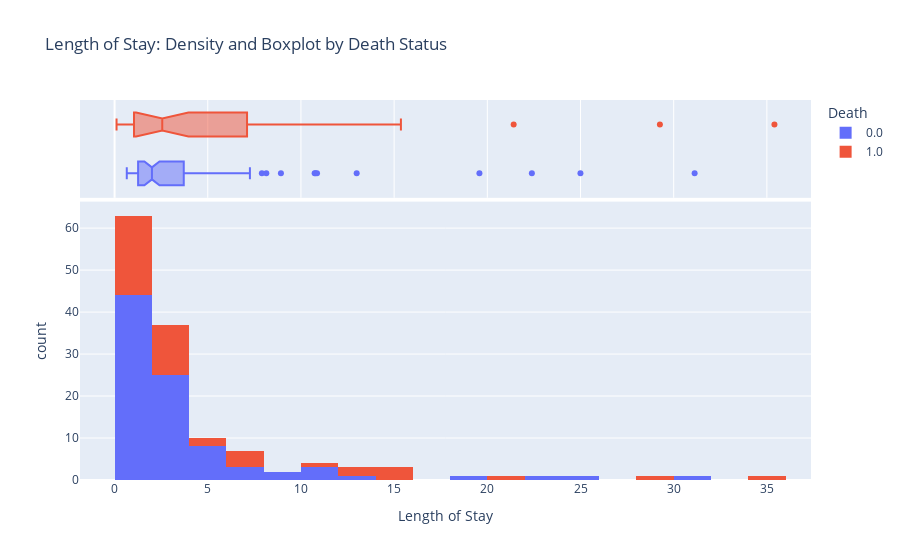

Notebook code cell kept with this figure:
### Code cell
#Change 'Length of Stay' to Other all other continuous variables
contvar = "Length of Stay"

fig_cont = px.histogram(df, x=contvar, color="Death", marginal="box",
                       title= str(contvar) + str(': Density and Boxplot by Death Status'))
fig_cont.show()
#consider doing t-test?

### Figure 1 — Plotly figure (JSON) as saved in the notebook; plotly's stock layout.template omitted (floating-point values rounded to 4 significant figures)
{"data": [{"alignmentgroup": "True", "bingroup": "x", "hovertemplate": "Death=0.0<br>Length of Stay=%{x}<br>count=%{y}<extra></extra>", "legendgroup": "0.0", "marker": {"color": "#636efa"}, "name": "0.0", "offsetgroup": "0.0", "orientation": "v", "showlegend": true, "type": "histogram", "x": [1.633, 2.144, 2.406, 7.262, 2.262, 3.712, 1.069, 1.375, 3.386, 2.131, 8.142, 2.014, 4.618, 2.883, 1.049, 1.781, 25.0, 2.256, 0.6549, 4.576, 3.688, 1.623, 2.009, 1.141, 4.101, 0.6628, 1.923, 4.733, 1.786, 7.902, 1.892, 2.826, 22.39, 1.644, 0.7973, 2.455, 3.752, 0.8592, 1.262, 1.73, 1.147, 1.152, 19.58, 2.0, 8.925, 2.487, 3.546, 0.7146, 10.73, 1.401, 12.99, 2.58, 2.941, 10.78, 10.86, 2.083, 4.926, 1.335, 0.7599, 2.973, 2.736, 0.7569, 1.313, 1.018, 1.946, 1.64, 1.261, 5.426, 1.136, 0.7974, 1.032, 0.9911, 1.912, 0.9538, 1.74, 1.008, 4.247, 0.7437, 7.108, 2.403, 0.9775, 1.925, 1.276, 1.315, 1.929, 2.103, 3.617, 31.12, 1.328, 4.619], "xaxis": "x", "yaxis": "y"}, {"alignmentgroup": "True", "hovertemplate": "Death=0.0<br>Length of Stay=%{x}<extra></extra>", "legendgroup": "0.0", "marker": {"color": "#636efa"}, "name": "0.0", "notched": true, "offsetgroup": "0.0", "showlegend": false, "type": "box", "x": [1.633, 2.144, 2.406, 7.262, 2.262, 3.712, 1.069, 1.375, 3.386, 2.131, 8.142, 2.014, 4.618, 2.883, 1.049, 1.781, 25.0, 2.256, 0.6549, 4.576, 3.688, 1.623, 2.009, 1.141, 4.101, 0.6628, 1.923, 4.733, 1.786, 7.902, 1.892, 2.826, 22.39, 1.644, 0.7973, 2.455, 3.752, 0.8592, 1.262, 1.73, 1.147, 1.152, 19.58, 2.0, 8.925, 2.487, 3.546, 0.7146, 10.73, 1.401, 12.99, 2.58, 2.941, 10.78, 10.86, 2.083, 4.926, 1.335, 0.7599, 2.973, 2.736, 0.7569, 1.313, 1.018, 1.946, 1.64, 1.261, 5.426, 1.136, 0.7974, 1.032, 0.9911, 1.912, 0.9538, 1.74, 1.008, 4.247, 0.7437, 7.108, 2.403, 0.9775, 1.925, 1.276, 1.315, 1.929, 2.103, 3.617, 31.12, 1.328, 4.619], "xaxis": "x2", "yaxis": "y2"}, {"alignmentgroup": "True", "bingroup": "x", "hovertemplate": "Death=1.0<br>Length of Stay=%{x}<br>count=%{y}<extra></extra>", "legendgroup": "1.0", "marker": {"color": "#EF553B"}, "name": "1.0", "offsetgroup": "1.0", "orientation": "v", "showlegend": true, "type": "histogram", "x": [13.85, 2.65, 1.294, 1.807, 6.303, 7.108, 0.207, 0.1059, 15.04, 7.117, 2.471, 0.9017, 3.971, 0.7602, 0.9447, 2.452, 11.07, 5.686, 2.675, 2.647, 3.495, 2.896, 15.36, 35.41, 1.112, 0.6176, 7.199, 1.034, 1.669, 1.918, 0.8799, 5.096, 13.36, 21.41, 3.776, 15.06, 0.535, 29.26, 2.844, 1.043, 1.498, 1.966, 2.12, 2.282, 0.1904, 0.6259], "xaxis": "x", "yaxis": "y"}, {"alignmentgroup": "True", "hovertemplate": "Death=1.0<br>Length of Stay=%{x}<extra></extra>", "legendgroup": "1.0", "marker": {"color": "#EF553B"}, "name": "1.0", "notched": true, "offsetgroup": "1.0", "showlegend": false, "type": "box", "x": [13.85, 2.65, 1.294, 1.807, 6.303, 7.108, 0.207, 0.1059, 15.04, 7.117, 2.471, 0.9017, 3.971, 0.7602, 0.9447, 2.452, 11.07, 5.686, 2.675, 2.647, 3.495, 2.896, 15.36, 35.41, 1.112, 0.6176, 7.199, 1.034, 1.669, 1.918, 0.8799, 5.096, 13.36, 21.41, 3.776, 15.06, 0.535, 29.26, 2.844, 1.043, 1.498, 1.966, 2.12, 2.282, 0.1904, 0.6259], "xaxis": "x2", "yaxis": "y2"}], "layout": {"barmode": "relative", "legend": {"title": {"text": "Death"}, "tracegroupgap": 0}, "title": {"text": "Length of Stay: Density and Boxplot by Death Status"}, "xaxis": {"anchor": "y", "domain": [0, 1], "title": {"text": "Length of Stay"}}, "xaxis2": {"anchor": "y2", "domain": [0, 1], "matches": "x", "showgrid": true, "showticklabels": false}, "yaxis": {"anchor": "x", "domain": [0, 0.7326], "title": {"text": "count"}}, "yaxis2": {"anchor": "x2", "domain": [0.7426, 1], "matches": "y2", "showgrid": false, "showline": false, "showticklabels": false, "ticks": ""}}}
